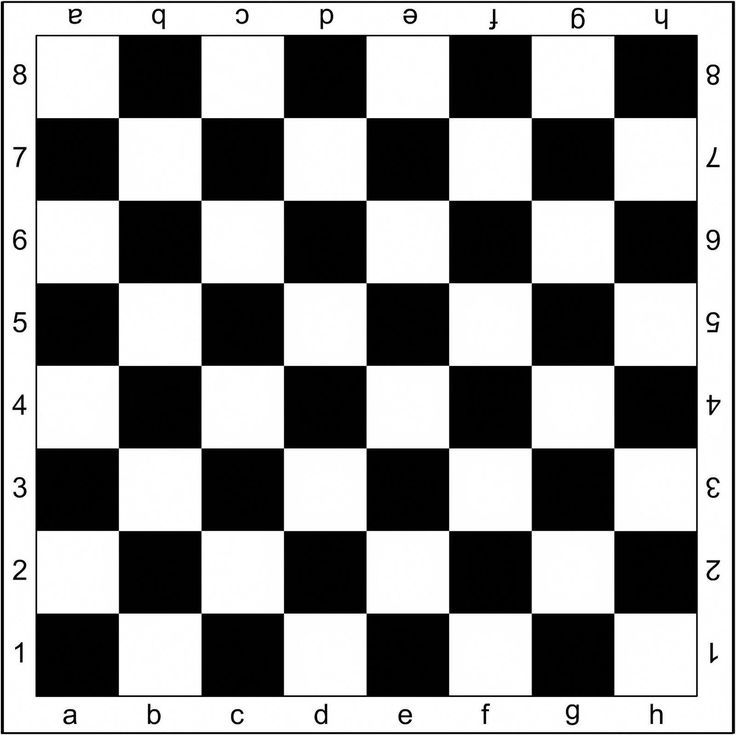
#> input picture images/chess.jpg, 736 x 735 px
$ jupyter execute lista02.ipynb
#> lines starting #> are read from the running program, lines starting #| are printed output that depends on the picture
#> further down, I1 is the input picture: shape (735, 736); min 0, max 255, mean 145.8
# Lista 2

[cell 1]
import numpy as np
import cv2
import matplotlib.pyplot as plt
from scipy.signal import correlate2d
from skimage.feature import corner_harris, corner_peaks
from skimage import io, color

[cell 2]
def show_image(I):
    plt.imshow(I, cmap='gray')
    plt.show()

[cell 3]
def normalize_image(I):
    return (I - I.min()) / (I.max() - I.min())

[cell 4]
def calculate_sobel(I):
    I = I.copy()
    sobel_x = np.array([[-1, 0, 1], [-2, 0, 2], [-1, 0, 1]])
    sobel_y = np.array([[-1, -2, -1], [0, 0, 0], [1, 2, 1]])
    I = np.pad(I, 1, mode='reflect')  # Changed to reflect mode
    dx = correlate2d(I, sobel_x, mode='valid')
    dy = correlate2d(I, sobel_y, mode='valid')
    return dx, dy

[cell 5]
def get_second_derivatives(dx, dy, sigma=1):
#> called with sigma = 1
    dxdx = cv2.GaussianBlur(dx * dx, (3, 3), sigma)
    dydy = cv2.GaussianBlur(dy * dy, (3, 3), sigma)
    dxdy = cv2.GaussianBlur(dx * dy, (3, 3), sigma)
    return dxdx, dydy, dxdy

[cell 6]
def harris_corner_detection(I, k=0.05):
    dx, dy = calculate_sobel(I)
    Ixx, Iyy, Ixy = get_second_derivatives(dx, dy)

    # Paso 3: Calcular el determinante y la traza de la matriz M
    det_M = Ixx * Iyy - Ixy**2
    trace_M = Ixx + Iyy

    # Paso 4: Calcular la respuesta de Harris
    R = det_M - k * (trace_M**2)
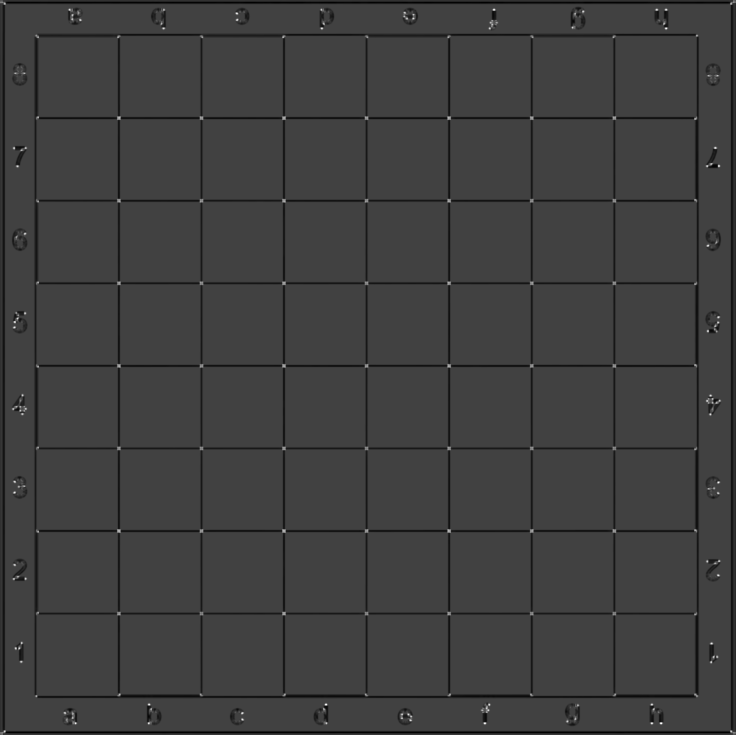
#> R: shape (735, 736) float64; min -6.84, max 19.83, mean -0.282; drawn with min black and max white

    return R

[cell 7]
I1 = cv2.imread('images/chess.jpg', cv2.IMREAD_GRAYSCALE)
I1 = normalize_image(I1)
show_image(I1)

[cell 8]
def plot_harris_result(I, thresh):
    R = harris_corner_detection(I, k=0.05)
    corners = (R > thresh)
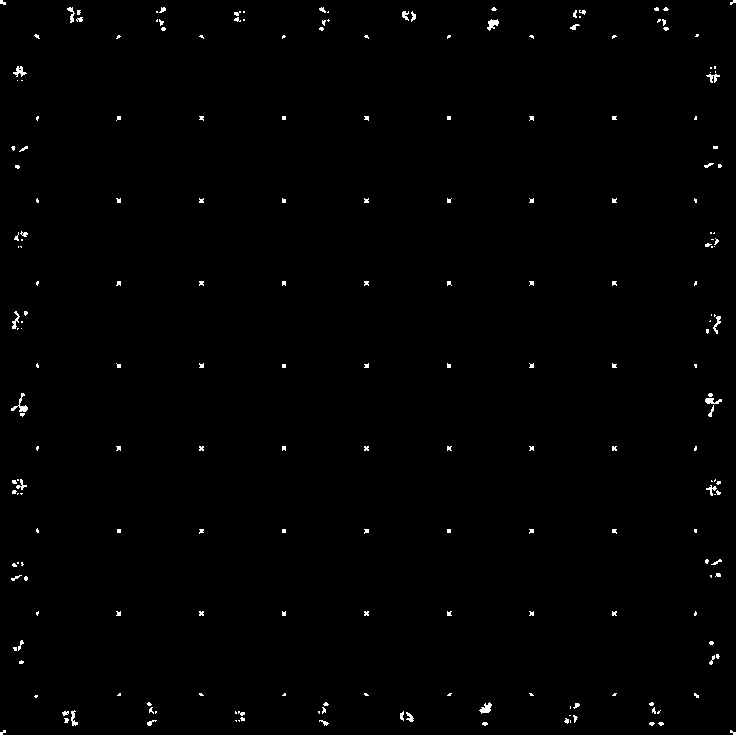
#> corners: shape (735, 736) bool; 0.69% white in thin lines or dots
    plt.figure()
    plt.imshow(I, cmap='gray')
    plt.plot(np.where(corners)[1], np.where(corners)[0], 'r.')
    plt.show()
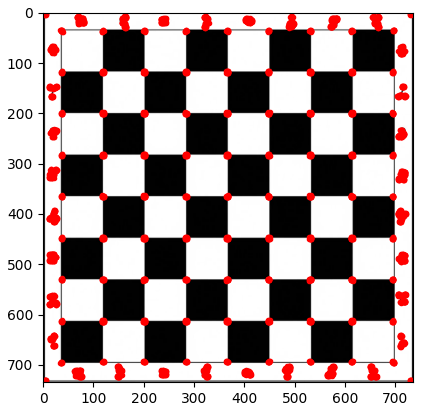
#> figure drawn by matplotlib, 1 panel

[cell 9]
plot_harris_result(I1, 0.01)

[cell 10]
harris_response = corner_harris(I1)
corners = corner_peaks(harris_response, min_distance=1, threshold_abs=0.001, threshold_rel=0.01)
#> corners = 281 pairs, first value 1 to 733, second value 1 to 734
plt.figure()
plt.imshow(I1, cmap='gray')
plt.plot(corners[:, 1], corners[:, 0], 'r+')
plt.show()

[cell 11]
I2 = cv2.imread('images/ventanas.jpeg', cv2.IMREAD_GRAYSCALE)
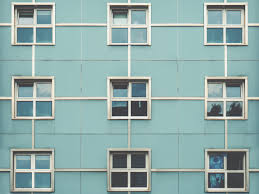
#> input picture images/ventanas.jpeg, 259 x 194 px
#> I2: shape (194, 259); min 42, max 255, mean 164
I2 = normalize_image(I2)
show_image(I2)

[cell 12]
plot_harris_result(I2, 0.01)
#> call 2 of plot_harris_result, with thresh = 0.01
#> call 2 of harris_corner_detection, with k = 0.05
#> in calculate_sobel (call 2), `I = np.pad(I, 1, mode='reflect')`:
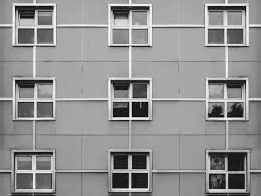
#> I: shape (196, 261) float64; min 0, max 1, mean 0.572
#> call 2 of get_second_derivatives, with sigma = 1
#> in get_second_derivatives (call 2), `dxdy = cv2.GaussianBlur(dx * dy, (3, 3), sigma)`:
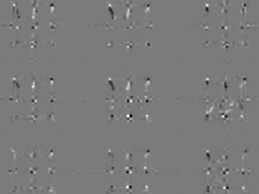
#> dxdy: shape (194, 259) float64; min -1.44, max 1.54, mean 0.00098; drawn with min black and max white
#> in harris_corner_detection (call 2), `R = det_M - k * (trace_M**2)`:
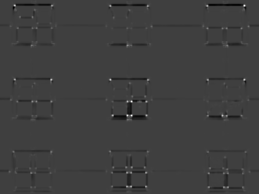
#> R: shape (194, 259) float64; min -3.27, max 9.76, mean -0.0438; drawn with min black and max white
#> in plot_harris_result (call 2), `corners = (R > thresh)`:
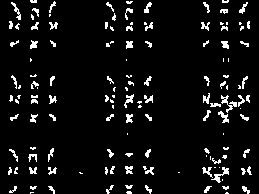
#> corners: shape (194, 259) bool; 6.5% white in thin lines or dots
#> in plot_harris_result (call 2), `plt.show()`:
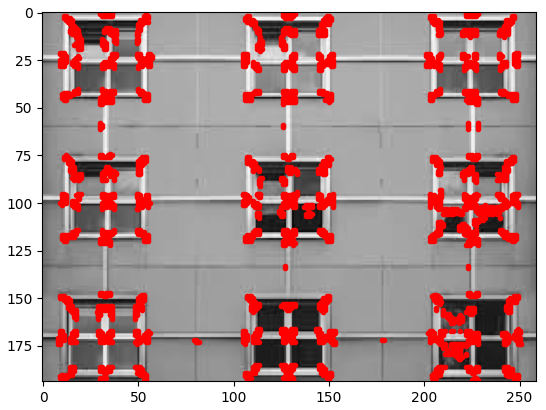
#> figure drawn by matplotlib, 1 panel

[cell 13]
harris_response = corner_harris(I2)
#> harris_response: shape (194, 259) float64
corners = corner_peaks(harris_response, min_distance=1, threshold_abs=0.001, threshold_rel=0.01)
#> corners = 216 pairs, first value 1 to 192, second value 1 to 257
plt.figure()
plt.imshow(I2, cmap='gray')
plt.plot(corners[:, 1], corners[:, 0], 'r+')
plt.show()
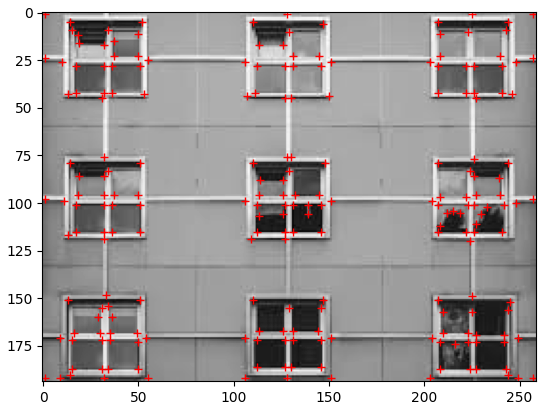
#> figure drawn by matplotlib, 1 panel
